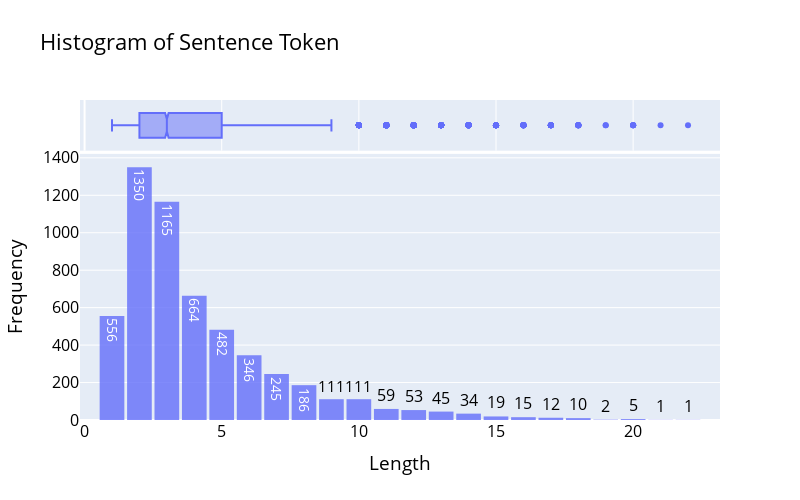

Write notebook code for a chart like this one.
### Code cell
# 문장 토큰 길이 분포
plot_histogram_senttoken(df['Token_'+TOKENIZER])

### Figure 1 — Plotly figure (JSON) as saved in the notebook; plotly's stock layout.template omitted (floating-point values rounded to 4 significant figures; data arrays with more than 128 entries replaced by an {"elided": "..."} marker saying what was removed)
{"data": [{"alignmentgroup": "True", "bingroup": "x", "hovertemplate": "Length=%{x}<br>count=%{y}<extra></extra>", "legendgroup": "", "marker": {"color": "#636efa", "opacity": 0.8, "pattern": {"shape": ""}}, "name": "", "offsetgroup": "", "orientation": "v", "showlegend": false, "texttemplate": "%{value}", "type": "histogram", "x": {"elided": "5472 int values"}, "xaxis": "x", "yaxis": "y"}, {"alignmentgroup": "True", "hovertemplate": "Length=%{x}<extra></extra>", "legendgroup": "", "marker": {"color": "#636efa"}, "name": "", "notched": true, "offsetgroup": "", "showlegend": false, "type": "box", "x": {"elided": "5472 int values"}, "xaxis": "x2", "yaxis": "y2"}], "layout": {"bargap": 0.1, "barmode": "relative", "font": {"color": "black", "size": 16}, "height": 500, "legend": {"tracegroupgap": 0}, "title": {"text": "Histogram of Sentence Token"}, "width": 800, "xaxis": {"anchor": "y", "domain": [0, 1], "title": {"text": "Length"}}, "xaxis2": {"anchor": "y2", "domain": [0, 1], "matches": "x", "showgrid": true, "showticklabels": false}, "yaxis": {"anchor": "x", "domain": [0, 0.8316], "title": {"text": "Frequency"}}, "yaxis2": {"anchor": "x2", "domain": [0.8416, 1], "matches": "y2", "showgrid": false, "showline": false, "showticklabels": false, "ticks": ""}}}
